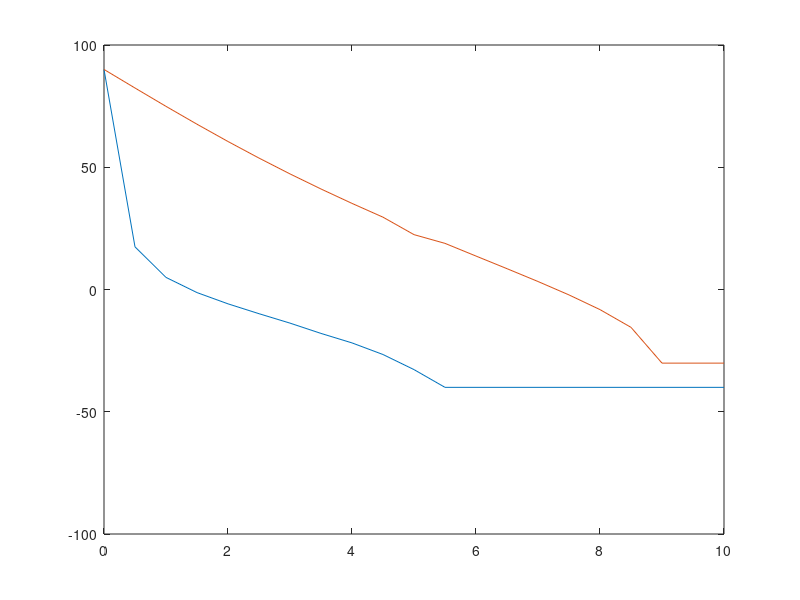

The MATLAB script that drew this image:
%% Exercicio 4

Load = [0;0.5;1.0;1.5;2.0;2.5;3.0;3.5;4.0;4.5;5.0;5.5;6.0;6.5;7.0;7.5;8.0;8.5;9.0;9.5;10];
phase_shift06 =[90;17.44;4.95;-1.261;-5.862;-9.894;-13.75;-17.96;-21.84;-26.59;-32.76;-40.02;-40.02;-40.02;-40.02;-40.02;-40.02;-40.02;-40.02;-40.02;-40.02];
phase_shift10 =[90;82.41;74.91;67.6;60.53;53.75;47.28;41.11;35.22;29.58;22.44;18.87;13.68;8.519;3.271;-2.215;-8.224;-15.48;-30.11;-30.11;-30.11];

plot(Load,phase_shift06);
hold on
plot(Load,phase_shift10);
hold off

T = 0:10;
V = 157*ones(11);
%plot(T,V)
